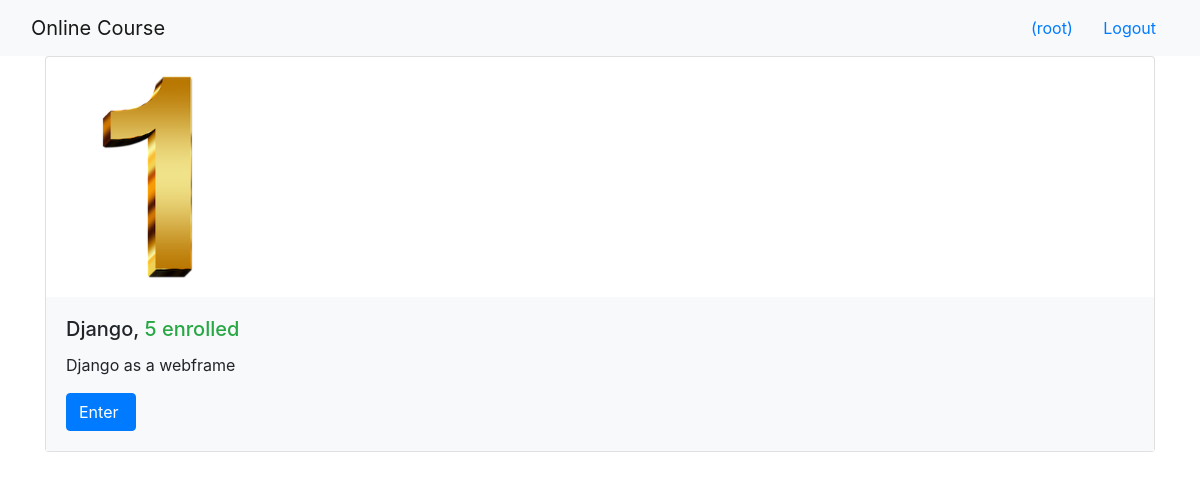
The app's page /onlinecourse/ (signed in) with its own data.
### onlinecourse/models.py (models this page shows, shortened)
class Course(models.Model):
    name = models.CharField(null=False, max_length=30, default='online course')
    image = models.ImageField(upload_to='course_images/')
    description = models.CharField(max_length=1000)
    pub_date = models.DateField(null=True)
    instructors = models.ManyToManyField(Instructor)
    users = models.ManyToManyField(settings.AUTH_USER_MODEL, through='Enrollment')
    total_enrollment = models.IntegerField(default=0)
    is_enrolled = False

### onlinecourse/views.py (the view)
class CourseListView(generic.ListView):
    template_name = 'onlinecourse/course_list_bootstrap.html'
    context_object_name = 'course_list'
    def get_queryset(self):
        user = self.request.user
        courses = Course.objects.order_by('-total_enrollment')[:10]
        for course in courses:
            if user.is_authenticated:
                course.is_enrolled = check_if_enrolled(user, course)
        return courses

### onlinecourse/views.py (called while the page is built)
def check_if_enrolled(user, course):
    is_enrolled = False
    if user.id is not None:
        num_results = Enrollment.objects.filter(user=user, course=course).count()
        if num_results > 0:
            is_enrolled = True
    return is_enrolled

### onlinecourse/templates/onlinecourse/course_list_bootstrap.html (shortened to what this page needs)
<!DOCTYPE html>
<html lang="en">
<head>
    {% load static %}
    <link rel="stylesheet" href="https://maxcdn.bootstrapcdn.com/bootstrap/4.5.2/css/bootstrap.min.css">
</head>
<body>
    <nav class="navbar navbar-light bg-light">
        <div class="container-fluid">
            <div class="navbar-header">
                  <a class="navbar-brand" href="#">Online Course</a>
            </div>
            <ul class="nav navbar-nav navbar-right">
                {% if user.is_authenticated %}
                <li>
                    <a class="btn btn-link" href="#">{{ user.first_name }}({{ user.username }})</a>
                    <a class="btn btn-link" href="{% url 'onlinecourse:logout' %}">Logout</a>
                </li>
                {% endif %}
            </ul>
        </div>
    </nav>
    {% if course_list %}
        <div class="container">
            <div class="card-deck">
                {% for course in course_list %}
                         <div class="card" style="width: 36rem;">
                          <img class="card-img-left" src="{{MEDIA_URL}}/{{ course.image }}" width="240px" height="240px"
                               alt="Course image">
                          <div class="card-body bg-light">
                              <h5 class="card-title">{{ course.name }}, <span class="text-success">
                                  {{ course.total_enrollment}} enrolled</span></h5>
                            <p class="card-text">{{ course.description}}</p>
                            <form action="{% url 'onlinecourse:enroll' course.id %}" method="post">
                                  <input class="btn btn-primary"  type="submit"
                                         value="{% if course.is_enrolled %}Enter{% else %}Enroll{% endif %} ">
                            </form>
                          </div>
                        </div>
                {% endfor %}
            </div>
        </div>
    {% else %}
        <p>No courses are available.</p>
    {% endif %}
</body>
</html>

### records on screen
Course: image (picture), name "Django", total_enrollment "5", description "Django as a webframe", is_enrolled "Enter"

### other values on screen
{{ user.username }} "root"
